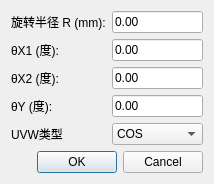
<?xml version="1.0" encoding="UTF-8"?>
<ui version="4.0">
 <class>PlatformParamsDlg</class>
 <widget class="QDialog" name="PlatformParamsDlg">
  <property name="geometry">
   <rect>
    <x>0</x>
    <y>0</y>
    <width>184</width>
    <height>184</height>
   </rect>
  </property>
  <property name="windowTitle">
   <string>平台参数设置</string>
  </property>
  <layout class="QVBoxLayout" name="verticalLayout">
   <item>
    <layout class="QFormLayout" name="formLayout">
     <item row="0" column="0">
      <widget class="QLabel" name="label_R">
       <property name="text">
        <string>旋转半径 R (mm):</string>
       </property>
      </widget>
     </item>
     <item row="0" column="1">
      <widget class="QLineEdit" name="lineEditR">
       <property name="text">
        <string>0.00</string>
       </property>
      </widget>
     </item>
     <item row="1" column="0">
      <widget class="QLabel" name="label_thetaX1">
       <property name="text">
        <string>θX1 (度):</string>
       </property>
      </widget>
     </item>
     <item row="1" column="1">
      <widget class="QLineEdit" name="lineEditThetaX1">
       <property name="text">
        <string>0.00</string>
       </property>
      </widget>
     </item>
     <item row="2" column="0">
      <widget class="QLabel" name="label_thetaX2">
       <property name="text">
        <string>θX2 (度):</string>
       </property>
      </widget>
     </item>
     <item row="2" column="1">
      <widget class="QLineEdit" name="lineEditThetaX2">
       <property name="text">
        <string>0.00</string>
       </property>
      </widget>
     </item>
     <item row="3" column="0">
      <widget class="QLabel" name="label_thetaY">
       <property name="text">
        <string>θY (度):</string>
       </property>
      </widget>
     </item>
     <item row="3" column="1">
      <widget class="QLineEdit" name="lineEditThetaY">
       <property name="text">
        <string>0.00</string>
       </property>
      </widget>
     </item>
     <item row="4" column="0">
      <widget class="QLabel" name="label_xxyType">
       <property name="text">
        <string>UVW类型</string>
       </property>
      </widget>
     </item>
     <item row="4" column="1">
      <widget class="QComboBox" name="comboBoxXXYType">
       <item>
        <property name="text">
         <string>COS</string>
        </property>
       </item>
       <item>
        <property name="text">
         <string>SIN</string>
        </property>
       </item>
       <item>
        <property name="text">
         <string>TAN</string>
        </property>
       </item>
       <item>
        <property name="text">
         <string>RH8030A2</string>
        </property>
       </item>
      </widget>
     </item>
    </layout>
   </item>
   <item>
    <spacer name="verticalSpacer">
     <property name="orientation">
      <enum>Qt::Vertical</enum>
     </property>
     <property name="sizeHint" stdset="0">
      <size>
       <width>20</width>
       <height>40</height>
      </size>
     </property>
    </spacer>
   </item>
   <item>
    <widget class="QDialogButtonBox" name="buttonBox">
     <property name="standardButtons">
      <set>QDialogButtonBox::Cancel|QDialogButtonBox::Ok</set>
     </property>
    </widget>
   </item>
  </layout>
 </widget>
 <resources/>
 <connections>
  <connection>
   <sender>buttonBox</sender>
   <signal>accepted()</signal>
   <receiver>PlatformParamsDlg</receiver>
   <slot>accept()</slot>
   <hints>
    <hint type="sourcelabel">
     <x>224</x>
     <y>369</y>
    </hint>
    <hint type="destinationlabel">
     <x>224</x>
     <y>199</y>
    </hint>
   </hints>
  </connection>
  <connection>
   <sender>buttonBox</sender>
   <signal>rejected()</signal>
   <receiver>PlatformParamsDlg</receiver>
   <slot>reject()</slot>
   <hints>
    <hint type="sourcelabel">
     <x>224</x>
     <y>369</y>
    </hint>
    <hint type="destinationlabel">
     <x>224</x>
     <y>199</y>
    </hint>
   </hints>
  </connection>
 </connections>
</ui>
